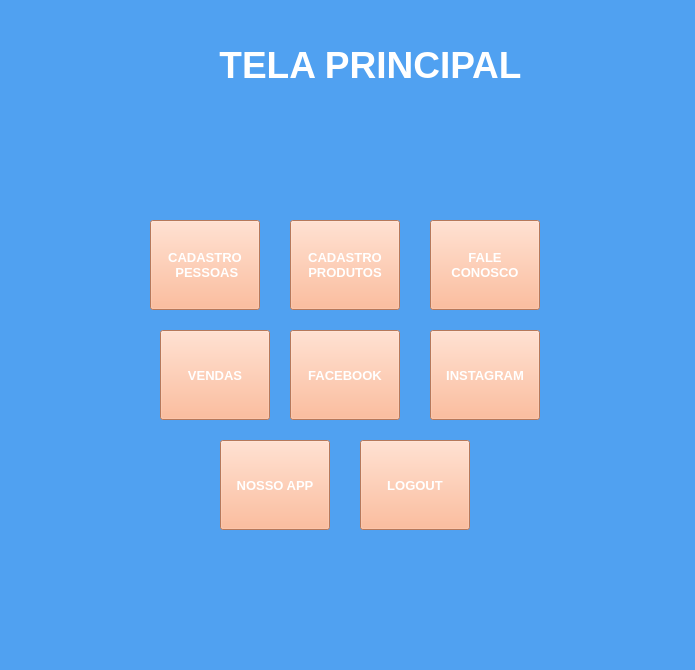
<?xml version="1.0" encoding="UTF-8"?>
<ui version="4.0">
 <class>MainWindow</class>
 <widget class="QMainWindow" name="MainWindow">
  <property name="geometry">
   <rect>
    <x>0</x>
    <y>0</y>
    <width>695</width>
    <height>670</height>
   </rect>
  </property>
  <property name="windowTitle">
   <string>Tela Principal</string>
  </property>
  <property name="styleSheet">
   <string notr="true">background-color: rgb(80, 161, 241);
color: rgb(255, 255, 255);</string>
  </property>
  <widget class="QWidget" name="centralwidget">
   <widget class="QPushButton" name="bt_pessoas">
    <property name="geometry">
     <rect>
      <x>150</x>
      <y>220</y>
      <width>110</width>
      <height>90</height>
     </rect>
    </property>
    <property name="font">
     <font>
      <pointsize>10</pointsize>
      <weight>75</weight>
      <bold>true</bold>
     </font>
    </property>
    <property name="styleSheet">
     <string notr="true">color: rgb(255, 255, 255);
background-color: rgb(255, 170, 127);</string>
    </property>
    <property name="text">
     <string>CADASTRO
 PESSOAS</string>
    </property>
   </widget>
   <widget class="QPushButton" name="bt_produtos">
    <property name="geometry">
     <rect>
      <x>290</x>
      <y>220</y>
      <width>110</width>
      <height>90</height>
     </rect>
    </property>
    <property name="font">
     <font>
      <pointsize>10</pointsize>
      <weight>75</weight>
      <bold>true</bold>
     </font>
    </property>
    <property name="styleSheet">
     <string notr="true">color: rgb(255, 255, 255);
background-color: rgb(255, 170, 127);</string>
    </property>
    <property name="text">
     <string>CADASTRO
PRODUTOS</string>
    </property>
   </widget>
   <widget class="QPushButton" name="bt_vendas">
    <property name="geometry">
     <rect>
      <x>160</x>
      <y>330</y>
      <width>110</width>
      <height>90</height>
     </rect>
    </property>
    <property name="font">
     <font>
      <pointsize>10</pointsize>
      <weight>75</weight>
      <bold>true</bold>
     </font>
    </property>
    <property name="styleSheet">
     <string notr="true">color: rgb(255, 255, 255);
background-color: rgb(255, 170, 127);</string>
    </property>
    <property name="text">
     <string>VENDAS</string>
    </property>
   </widget>
   <widget class="QPushButton" name="bt_fale">
    <property name="geometry">
     <rect>
      <x>430</x>
      <y>220</y>
      <width>110</width>
      <height>90</height>
     </rect>
    </property>
    <property name="font">
     <font>
      <pointsize>10</pointsize>
      <weight>75</weight>
      <bold>true</bold>
     </font>
    </property>
    <property name="styleSheet">
     <string notr="true">color: rgb(255, 255, 255);
background-color: rgb(255, 170, 127);</string>
    </property>
    <property name="text">
     <string>FALE 
CONOSCO</string>
    </property>
   </widget>
   <widget class="QPushButton" name="bt_insta">
    <property name="geometry">
     <rect>
      <x>430</x>
      <y>330</y>
      <width>110</width>
      <height>90</height>
     </rect>
    </property>
    <property name="font">
     <font>
      <pointsize>10</pointsize>
      <weight>75</weight>
      <bold>true</bold>
     </font>
    </property>
    <property name="styleSheet">
     <string notr="true">color: rgb(255, 255, 255);
background-color: rgb(255, 170, 127);</string>
    </property>
    <property name="text">
     <string>INSTAGRAM</string>
    </property>
   </widget>
   <widget class="QPushButton" name="bt_face">
    <property name="geometry">
     <rect>
      <x>290</x>
      <y>330</y>
      <width>110</width>
      <height>90</height>
     </rect>
    </property>
    <property name="font">
     <font>
      <pointsize>10</pointsize>
      <weight>75</weight>
      <bold>true</bold>
     </font>
    </property>
    <property name="styleSheet">
     <string notr="true">color: rgb(255, 255, 255);
background-color: rgb(255, 170, 127);</string>
    </property>
    <property name="text">
     <string>FACEBOOK</string>
    </property>
   </widget>
   <widget class="QPushButton" name="bt_logout">
    <property name="geometry">
     <rect>
      <x>360</x>
      <y>440</y>
      <width>110</width>
      <height>90</height>
     </rect>
    </property>
    <property name="font">
     <font>
      <pointsize>10</pointsize>
      <weight>75</weight>
      <bold>true</bold>
     </font>
    </property>
    <property name="styleSheet">
     <string notr="true">color: rgb(255, 255, 255);
background-color: rgb(255, 170, 127);</string>
    </property>
    <property name="text">
     <string>LOGOUT</string>
    </property>
   </widget>
   <widget class="QLabel" name="label_11">
    <property name="geometry">
     <rect>
      <x>20</x>
      <y>20</y>
      <width>121</width>
      <height>91</height>
     </rect>
    </property>
    <property name="text">
     <string/>
    </property>
    <property name="pixmap">
     <pixmap>Apresentação1-removebg-previewaawwwwwwwwwwww.png</pixmap>
    </property>
    <property name="scaledContents">
     <bool>true</bool>
    </property>
   </widget>
   <widget class="QLabel" name="label">
    <property name="geometry">
     <rect>
      <x>150</x>
      <y>20</y>
      <width>441</width>
      <height>91</height>
     </rect>
    </property>
    <property name="font">
     <font>
      <weight>75</weight>
      <bold>true</bold>
     </font>
    </property>
    <property name="text">
     <string>&lt;html&gt;&lt;head/&gt;&lt;body&gt;&lt;p align=&quot;center&quot;&gt;&lt;span style=&quot; font-size:28pt; color:#ffffff;&quot;&gt;TELA PRINCIPAL&lt;/span&gt;&lt;/p&gt;&lt;/body&gt;&lt;/html&gt;</string>
    </property>
   </widget>
   <widget class="QLabel" name="tvBoasVindas">
    <property name="geometry">
     <rect>
      <x>260</x>
      <y>120</y>
      <width>201</width>
      <height>16</height>
     </rect>
    </property>
    <property name="text">
     <string>&lt;html&gt;&lt;head/&gt;&lt;body&gt;&lt;p&gt;&lt;br/&gt;&lt;/p&gt;&lt;/body&gt;&lt;/html&gt;</string>
    </property>
   </widget>
   <widget class="QPushButton" name="bt_nosso_app">
    <property name="geometry">
     <rect>
      <x>220</x>
      <y>440</y>
      <width>110</width>
      <height>90</height>
     </rect>
    </property>
    <property name="font">
     <font>
      <pointsize>10</pointsize>
      <weight>75</weight>
      <bold>true</bold>
     </font>
    </property>
    <property name="styleSheet">
     <string notr="true">color: rgb(255, 255, 255);
background-color: rgb(255, 170, 127);</string>
    </property>
    <property name="text">
     <string>NOSSO APP</string>
    </property>
   </widget>
  </widget>
 </widget>
 <resources/>
 <connections/>
</ui>
